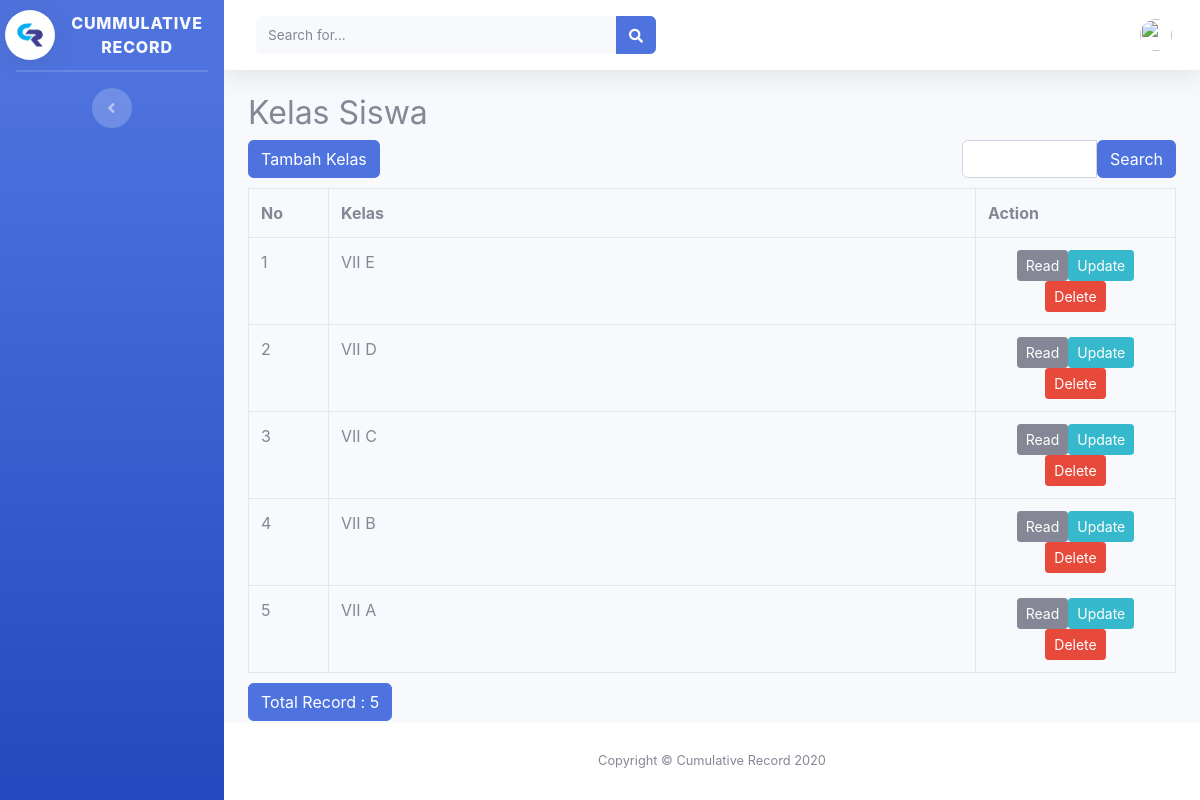
The page /index.php/kelas on the database its author committed.
### tables this page shows
CREATE TABLE `kelas` (
  `kelas_id` int(11) NOT NULL,
  `kelas_nama` varchar(128) NOT NULL
);

### application/controllers/Kelas.php (called while the page is built, shortened)
<?php
class Kelas extends CI_Controller
{
    function __construct()
    {
        $this->load->model('Kelas_model');
        $this->load->library('form_validation');
    }
    public function index()
    {
        $q = urldecode($this->input->get('q', TRUE));
        $start = intval($this->input->get('start'));
        if ($q <> '') {
            $config['base_url'] = base_url() . 'kelas/index.html?q=' . urlencode($q);
            $config['first_url'] = base_url() . 'kelas/index.html?q=' . urlencode($q);
        } else {
            $config['base_url'] = base_url() . 'kelas/index.html';
            $config['first_url'] = base_url() . 'kelas/index.html';
        }
        $config['per_page'] = 10;
        $config['page_query_string'] = TRUE;
        $config['total_rows'] = $this->Kelas_model->total_rows($q);
        $kelas = $this->Kelas_model->get_limit_data($config['per_page'], $start, $q);
        $this->load->library('pagination');
        $this->pagination->initialize($config);
        $data = array(
            'kelas_data' => $kelas,
            'q' => $q,
            'pagination' => $this->pagination->create_links(),
            'total_rows' => $config['total_rows'],
            'start' => $start,
        );
        $this->load->view('kelas/kelas_list', $data);
    }
}

### index.php (called while the page is built, shortened)
<?php
require_once BASEPATH.'core/CodeIgniter.php';

### application/config/config.php (called while the page is built, shortened)
<?php
$config['base_url'] = ((isset($_SERVER['HTTPS']) && $_SERVER['HTTPS'] == "on") ? "https" : "http");
$config['base_url'] .= "://" . $_SERVER['HTTP_HOST'];
$config['base_url'] .= str_replace(basename($_SERVER['SCRIPT_NAME']), "", $_SERVER['SCRIPT_NAME']);
$config['index_page'] = '';
$config['uri_protocol']	= 'REQUEST_URI';
$config['url_suffix'] = '';
$config['language']	= 'english';
$config['charset'] = 'UTF-8';
$config['enable_hooks'] = FALSE;
$config['subclass_prefix'] = 'MY_';
$config['composer_autoload'] = FALSE;
$config['permitted_uri_chars'] = 'a-z 0-9~%.:_\-';
$config['enable_query_strings'] = FALSE;
$config['controller_trigger'] = 'c';
$config['function_trigger'] = 'm';
$config['directory_trigger'] = 'd';
$config['allow_get_array'] = TRUE;
$config['log_threshold'] = 0;
$config['log_path'] = '';
$config['log_file_extension'] = '';
$config['log_file_permissions'] = 0644;
$config['log_date_format'] = 'Y-m-d H:i:s';
$config['error_views_path'] = '';
$config['cache_path'] = '';
$config['cache_query_string'] = FALSE;
$config['encryption_key'] = '';
$config['sess_driver'] = 'files';
$config['sess_cookie_name'] = 'ci_session';
$config['sess_expiration'] = 7200;
$config['sess_save_path'] = NULL;
$config['sess_match_ip'] = FALSE;
$config['sess_time_to_update'] = 300;
$config['sess_regenerate_destroy'] = FALSE;
$config['cookie_prefix']	= '';
$config['cookie_domain']	= '';
$config['cookie_path']		= '/';
$config['cookie_secure']	= FALSE;
$config['cookie_httponly'] 	= FALSE;
$config['standardize_newlines'] = FALSE;
$config['global_xss_filtering'] = FALSE;
$config['csrf_protection'] = FALSE;
$config['csrf_token_name'] = 'csrf_test_name';
$config['csrf_cookie_name'] = 'csrf_cookie_name';
$config['csrf_expire'] = 7200;
$config['csrf_regenerate'] = TRUE;
$config['csrf_exclude_uris'] = array();
$config['compress_output'] = FALSE;
$config['time_reference'] = 'local';
$config['rewrite_short_tags'] = FALSE;
$config['proxy_ips'] = '';

### application/models/Kelas_model.php (called while the page is built, shortened)
<?php
class Kelas_model extends CI_Model
{
    public $table = 'kelas';
    public $id = 'kelas_id';
    public $order = 'DESC';
    function total_rows($q = NULL) {
        $this->db->like('kelas_id', $q);
	$this->db->or_like('kelas_nama', $q);
	$this->db->from($this->table);
        return $this->db->count_all_results();
    }
    function get_limit_data($limit, $start = 0, $q = NULL) {
        $this->db->order_by($this->id, $this->order);
        $this->db->like('kelas_id', $q);
	$this->db->or_like('kelas_nama', $q);
	$this->db->limit($limit, $start);
        return $this->db->get($this->table)->result();
    }
}

### application/views/kelas/kelas_list.php (the view, shortened to what this page needs)
<?php $this->load->view('template/header');?>
           <?php $this->load->view('template/sidebar');?>
           <div class="container-fluid">
       <h2 style="margin-top:0px">Kelas Siswa</h2>
       <div class="row" style="margin-bottom: 10px">
           <div class="col-md-4">
               <?php echo anchor(site_url('kelas/create'),'Tambah Kelas', 'class="btn btn-primary"'); ?>
           </div>
           <div class="col-md-4 text-center">
           </div>
           <div class="col-md-1 text-right">
           </div>
           <div class="col-md-3 text-right">
               <form action="<?php echo site_url('kelas/index'); ?>" class="form-inline" method="get">
                   <div class="input-group">
                       <input type="text" class="form-control" name="q" value="<?php echo $q; ?>">
                       <span class="input-group-btn">
                         <button class="btn btn-primary" type="submit">Search</button>
                       </span>
                   </div>
               </form>
           </div>
       </div>
   <div class="table-responsive">
       <table class="table table-bordered" style="margin-bottom: 10px">
           <tr>
               <th>No</th>
	<th>Kelas</th>
	<th>Action</th>
           </tr><?php
           foreach ($kelas_data as $kelas)
           {
               ?>
               <tr>
		<td width="80px"><?php echo ++$start ?></td>
		<td><?php echo $kelas->kelas_nama ?></td>
		<td style="text-align:center" width="200px">
			<?php
			echo anchor(site_url('kelas/read/'.$kelas->kelas_id),'Read', 'class="btn btn-sm btn-secondary"');
			echo anchor(site_url('kelas/update/'.$kelas->kelas_id),'Update', 'class="btn btn-sm btn-info"');
			echo anchor(site_url('kelas/delete/'.$kelas->kelas_id),'Delete', 'class="btn btn-sm btn-danger"', 'onclick="javasciprt: return confirm(\'Are You Sure ?\')"');
			?>
		</td>
	</tr>
               <?php
           }
           ?>
       </table>
   </div>
       <div class="row">
           <div class="col-md-6">
               <a href="#" class="btn btn-primary">Total Record : <?php echo $total_rows ?></a>
    </div>
           <div class="col-md-6 text-right">
           </div>
       </div>
       </div>
       <?php $this->load->view('template/footer');?>

### application/views/template/header.php (shortened to what this page needs)
<!DOCTYPE html>
<html lang="en">
<head>
    <link href="<?php echo base_url() ?>assets/sbadmin/vendor/fontawesome-free/css/all.min.css" rel="stylesheet" type="text/css">
    <link href="<?php echo base_url() ?>assets/sbadmin/css/sb-admin-2.min.css" rel="stylesheet">
</head>

### application/views/template/sidebar.php (shortened to what this page needs)
<body id="page-top">
    <div id="wrapper">
        <ul class="navbar-nav bg-gradient-primary sidebar sidebar-dark accordion" id="accordionSidebar">
            <a class="sidebar-brand d-flex align-items-center justify-content-center" href="#">
                <div class="sidebar-brand-icon">
                    <img src="<?= base_url('assets/img/3.jpg') ?>" width="50" class="img-profile rounded-circle shadow h-300">
                </div>
                <div class="sidebar-brand-text text-gray-100 mx-3">Cummulative Record</div>
            </a>
            <hr class="sidebar-divider my-0">
            <hr class="sidebar-divider d-none d-md-block">
            <div class="text-center d-none d-md-inline">
                <button class="rounded-circle border-0" id="sidebarToggle"></button>
            </div>
        </ul>
        <div id="content-wrapper" class="d-flex flex-column">
            <div id="content">
                <nav class="navbar navbar-expand navbar-light bg-white topbar mb-4 static-top shadow">
                    <form class="d-none d-sm-inline-block form-inline mr-auto ml-md-3 my-2 my-md-0 mw-100 navbar-search">
                        <div class="input-group">
                            <input type="text" class="form-control bg-light border-0 small" placeholder="Search for..." aria-label="Search" aria-describedby="basic-addon2">
                            <div class="input-group-append">
                                <button class="btn btn-primary" type="button">
                                    <i class="fas fa-search fa-sm"></i>
                                </button>
                            </div>
                        </div>
                    </form>
                    <ul class="navbar-nav ml-auto">
                            <li class="nav-item dropdown no-arrow">
                                <a class="nav-link dropdown-toggle" href="#" id="userDropdown" role="button" data-toggle="dropdown" aria-haspopup="true" aria-expanded="false">
                                    <img src="<?= base_url('assets/img/img-user/'.$this->session->userdata('foto'))?>" class="img-profile rounded-circle">
                                </a>
                            </li>
                    </ul>
                </nav>

### application/views/template/footer.php (shortened to what this page needs)
</div>
<footer class="sticky-footer bg-white">
    <div class="container my-auto">
        <div class="copyright text-center my-auto">
            <span>Copyright &copy; Cumulative Record <?php echo date('Y'); ?></span>
        </div>
    </div>
</footer>
</body>
</html>

### rows shown on the page
kelas: kelas_nama "VII E", kelas_id "Read", kelas_id "Update", kelas_id "Delete"
kelas: kelas_nama "VII D", kelas_id "Read", kelas_id "Update", kelas_id "Delete"
kelas: kelas_nama "VII C", kelas_id "Read", kelas_id "Update", kelas_id "Delete"
kelas: kelas_nama "VII B", kelas_id "Read", kelas_id "Update", kelas_id "Delete"
kelas: kelas_nama "VII A", kelas_id "Read", kelas_id "Update", kelas_id "Delete"

### other values the page prints
$total_rows "5"
